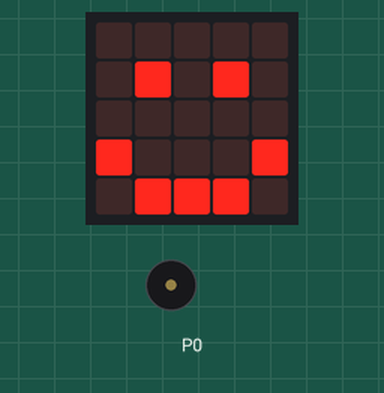
Bench run of a program on a simulated BBC micro:bit (MakeCode). On the bench: the board's 5×5 LED display, buzzer (waves = sounding).

Above: at 0.6 s.
At 3.31 s:
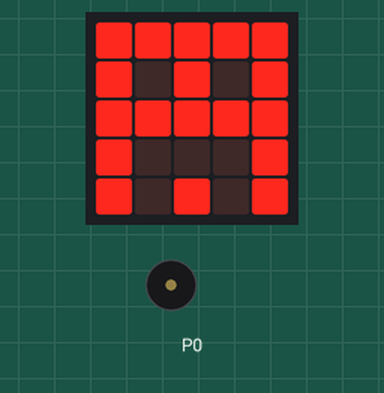
Timing chart, 0 to 4.8 s (numbered marks = the images above):
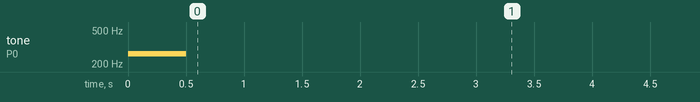

The program:

main.ts
```typescript
music.playTone(262, music.beat(BeatFraction.Whole))
basic.forever(function () {
    basic.showIcon(IconNames.Happy)
    basic.pause(2000)
    basic.showLeds(`
        # # # # #
        # . # . #
        # # # # #
        # . . . #
        # . # . #
        `)
})
```

test.ts
```typescript
// aquí va el archivo "tests"; esto no se compilará cuando este paquete se utilice como una extensión.
```

Measured:
- what the display in image 0 shows lasts 2.6 s, from 0.5 s to 3.1 s
- what the display in image 1 shows lasts 0.4 s, from 3.1 s to 3.5 s
